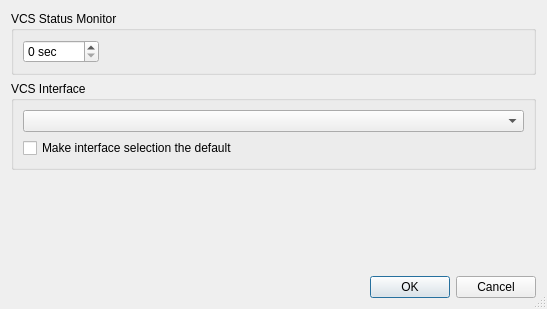
<ui version="4.0" >
 <class>UserPropertiesDialog</class>
 <widget class="QDialog" name="UserPropertiesDialog" >
  <property name="geometry" >
   <rect>
    <x>0</x>
    <y>0</y>
    <width>543</width>
    <height>309</height>
   </rect>
  </property>
  <property name="windowTitle" >
   <string>User Project Properties</string>
  </property>
  <property name="whatsThis" >
   <string>&lt;b>User Project Properties&lt;/b>
&lt;p>This dialog is used to show and edit the user specific project properties.&lt;/p></string>
  </property>
  <property name="sizeGripEnabled" >
   <bool>true</bool>
  </property>
  <layout class="QVBoxLayout" name="_2" >
   <item>
    <widget class="QGroupBox" name="groupBox_2" >
     <property name="title" >
      <string>VCS Status Monitor</string>
     </property>
     <layout class="QHBoxLayout" name="_3" >
      <item>
       <widget class="QSpinBox" name="vcsStatusMonitorIntervalSpinBox" >
        <property name="toolTip" >
         <string>Select the interval in seconds for VCS status updates (0 to disable)</string>
        </property>
        <property name="suffix" >
         <string> sec</string>
        </property>
        <property name="maximum" >
         <number>3600</number>
        </property>
       </widget>
      </item>
      <item>
       <spacer>
        <property name="orientation" >
         <enum>Qt::Horizontal</enum>
        </property>
        <property name="sizeHint" stdset="0" >
         <size>
          <width>40</width>
          <height>20</height>
         </size>
        </property>
       </spacer>
      </item>
     </layout>
    </widget>
   </item>
   <item>
    <widget class="QGroupBox" name="vcsGroup" >
     <property name="title" >
      <string>VCS Interface</string>
     </property>
     <layout class="QVBoxLayout" name="_4" >
      <item>
       <widget class="QComboBox" name="vcsInterfaceCombo" >
        <property name="toolTip" >
         <string>Select the vcs interface to be used</string>
        </property>
       </widget>
      </item>
      <item>
       <widget class="QCheckBox" name="vcsInterfaceDefaultCheckBox" >
        <property name="toolTip" >
         <string>Select to make the interface selection the default for the project</string>
        </property>
        <property name="text" >
         <string>Make interface selection the default</string>
        </property>
       </widget>
      </item>
     </layout>
    </widget>
   </item>
   <item>
    <spacer>
     <property name="orientation" >
      <enum>Qt::Vertical</enum>
     </property>
     <property name="sizeHint" stdset="0" >
      <size>
       <width>525</width>
       <height>41</height>
      </size>
     </property>
    </spacer>
   </item>
   <item>
    <widget class="QDialogButtonBox" name="buttonBox" >
     <property name="orientation" >
      <enum>Qt::Horizontal</enum>
     </property>
     <property name="standardButtons" >
      <set>QDialogButtonBox::Cancel|QDialogButtonBox::Ok</set>
     </property>
    </widget>
   </item>
  </layout>
 </widget>
 <tabstops>
  <tabstop>vcsStatusMonitorIntervalSpinBox</tabstop>
  <tabstop>vcsInterfaceCombo</tabstop>
  <tabstop>vcsInterfaceDefaultCheckBox</tabstop>
  <tabstop>buttonBox</tabstop>
 </tabstops>
 <resources/>
 <connections>
  <connection>
   <sender>buttonBox</sender>
   <signal>accepted()</signal>
   <receiver>UserPropertiesDialog</receiver>
   <slot>accept()</slot>
   <hints>
    <hint type="sourcelabel" >
     <x>81</x>
     <y>293</y>
    </hint>
    <hint type="destinationlabel" >
     <x>27</x>
     <y>235</y>
    </hint>
   </hints>
  </connection>
  <connection>
   <sender>buttonBox</sender>
   <signal>rejected()</signal>
   <receiver>UserPropertiesDialog</receiver>
   <slot>reject()</slot>
   <hints>
    <hint type="sourcelabel" >
     <x>163</x>
     <y>285</y>
    </hint>
    <hint type="destinationlabel" >
     <x>129</x>
     <y>232</y>
    </hint>
   </hints>
  </connection>
 </connections>
</ui>
